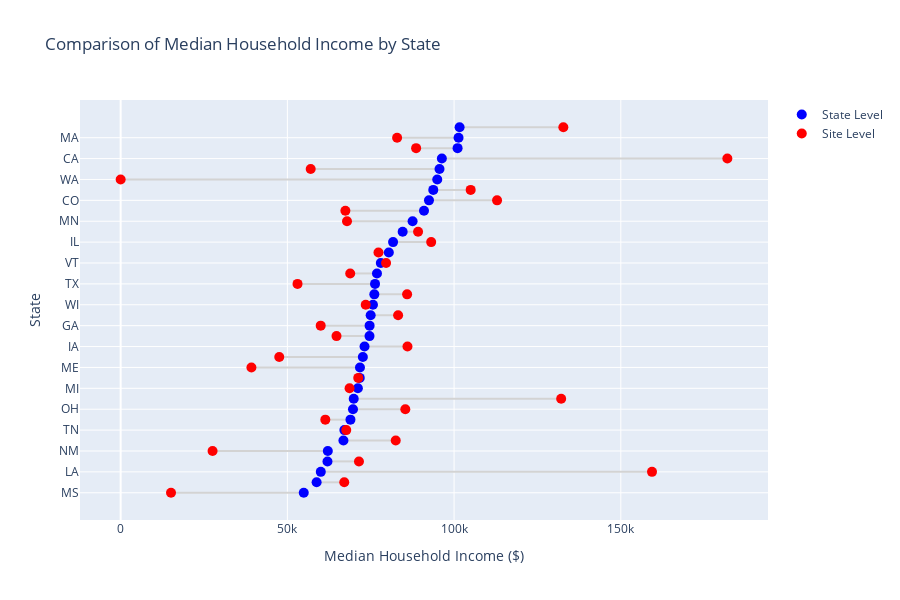

This figure's notebook cell:
### Code cell
comparison_df = comparison_df.sort_values('household_income_median_state')
# Create the lollipop plot
site_fig = go.Figure()

# Add lines connecting the two points
for i in range(len(comparison_df)):
    site_fig.add_trace(go.Scatter(
        x=[comparison_df.iloc[i]['household_income_median_state'], 
           comparison_df.iloc[i]['household_income_median_site']],
        y=[comparison_df.iloc[i]['state_abbrev'], comparison_df.iloc[i]['state_abbrev']],
        mode='lines',
        line=dict(color='lightgray', width=2),
        showlegend=False,
        hoverinfo='skip'
    ))

# Add points for statedf
site_fig.add_trace(go.Scatter(
    x=comparison_df['household_income_median_state'],
    y=comparison_df['state_abbrev'],
    mode='markers',
    name='State Level',
    marker=dict(size=10, color='blue'),
    hovertemplate='<b>%{y}</b><br>State: $%{x:,.0f}<extra></extra>'
))

# Add points for sitedf
site_fig.add_trace(go.Scatter(
    x=comparison_df['household_income_median_site'],
    y=comparison_df['state_abbrev'],
    mode='markers',
    name='Site Level',
    marker=dict(size=10, color='red'),
    hovertemplate='<b>%{y}</b><br>Site: $%{x:,.0f}<extra></extra>'
))

# Update layout
site_fig.update_layout(
    title='Comparison of Median Household Income by State',
    xaxis_title='Median Household Income ($)',
    yaxis_title='State',
    height=600,
    hovermode='closest',
    showlegend=True
)

site_fig.show()

### Figure 1 — Plotly figure (JSON) as saved in the notebook; plotly's stock layout.template omitted (floating-point values rounded to 4 significant figures)
{"data": [{"hoverinfo": "skip", "line": {"color": "lightgray", "width": 2}, "mode": "lines", "showlegend": false, "type": "scatter", "x": [54915, 15104], "y": ["MS", "MS"]}, {"hoverinfo": "skip", "line": {"color": "lightgray", "width": 2}, "mode": "lines", "showlegend": false, "type": "scatter", "x": [58773, 67063], "y": ["AR", "AR"]}, {"hoverinfo": "skip", "line": {"color": "lightgray", "width": 2}, "mode": "lines", "showlegend": false, "type": "scatter", "x": [60023, 159400.0], "y": ["LA", "LA"]}, {"hoverinfo": "skip", "line": {"color": "lightgray", "width": 2}, "mode": "lines", "showlegend": false, "type": "scatter", "x": [62027, 71468], "y": ["AL", "AL"]}, {"hoverinfo": "skip", "line": {"color": "lightgray", "width": 2}, "mode": "lines", "showlegend": false, "type": "scatter", "x": [62125, 27564], "y": ["NM", "NM"]}, {"hoverinfo": "skip", "line": {"color": "lightgray", "width": 2}, "mode": "lines", "showlegend": false, "type": "scatter", "x": [66818, 82501], "y": ["SC", "SC"]}, {"hoverinfo": "skip", "line": {"color": "lightgray", "width": 2}, "mode": "lines", "showlegend": false, "type": "scatter", "x": [67097, 67656], "y": ["TN", "TN"]}, {"hoverinfo": "skip", "line": {"color": "lightgray", "width": 2}, "mode": "lines", "showlegend": false, "type": "scatter", "x": [68920, 61382], "y": ["MO", "MO"]}, {"hoverinfo": "skip", "line": {"color": "lightgray", "width": 2}, "mode": "lines", "showlegend": false, "type": "scatter", "x": [69680, 85380.0], "y": ["OH", "OH"]}, {"hoverinfo": "skip", "line": {"color": "lightgray", "width": 2}, "mode": "lines", "showlegend": false, "type": "scatter", "x": [69904, 132100.0], "y": ["NC", "NC"]}, {"hoverinfo": "skip", "line": {"color": "lightgray", "width": 2}, "mode": "lines", "showlegend": false, "type": "scatter", "x": [71149, 68650.0], "y": ["MI", "MI"]}, {"hoverinfo": "skip", "line": {"color": "lightgray", "width": 2}, "mode": "lines", "showlegend": false, "type": "scatter", "x": [71711, 71260.0], "y": ["FL", "FL"]}, {"hoverinfo": "skip", "line": {"color": "lightgray", "width": 2}, "mode": "lines", "showlegend": false, "type": "scatter", "x": [71773, 39221], "y": ["ME", "ME"]}, {"hoverinfo": "skip", "line": {"color": "lightgray", "width": 2}, "mode": "lines", "showlegend": false, "type": "scatter", "x": [72639, 47568], "y": ["KS", "KS"]}, {"hoverinfo": "skip", "line": {"color": "lightgray", "width": 2}, "mode": "lines", "showlegend": false, "type": "scatter", "x": [73147, 86023], "y": ["IA", "IA"]}, {"hoverinfo": "skip", "line": {"color": "lightgray", "width": 2}, "mode": "lines", "showlegend": false, "type": "scatter", "x": [74636, 64741], "y": ["ID", "ID"]}, {"hoverinfo": "skip", "line": {"color": "lightgray", "width": 2}, "mode": "lines", "showlegend": false, "type": "scatter", "x": [74664, 59997], "y": ["GA", "GA"]}, {"hoverinfo": "skip", "line": {"color": "lightgray", "width": 2}, "mode": "lines", "showlegend": false, "type": "scatter", "x": [74985, 83220.0], "y": ["NE", "NE"]}, {"hoverinfo": "skip", "line": {"color": "lightgray", "width": 2}, "mode": "lines", "showlegend": false, "type": "scatter", "x": [75670, 73500], "y": ["WI", "WI"]}, {"hoverinfo": "skip", "line": {"color": "lightgray", "width": 2}, "mode": "lines", "showlegend": false, "type": "scatter", "x": [76081, 85910.0], "y": ["PA", "PA"]}, {"hoverinfo": "skip", "line": {"color": "lightgray", "width": 2}, "mode": "lines", "showlegend": false, "type": "scatter", "x": [76292, 53050.0], "y": ["TX", "TX"]}, {"hoverinfo": "skip", "line": {"color": "lightgray", "width": 2}, "mode": "lines", "showlegend": false, "type": "scatter", "x": [76872, 68843], "y": ["AZ", "AZ"]}, {"hoverinfo": "skip", "line": {"color": "lightgray", "width": 2}, "mode": "lines", "showlegend": false, "type": "scatter", "x": [78024, 79601], "y": ["VT", "VT"]}, {"hoverinfo": "skip", "line": {"color": "lightgray", "width": 2}, "mode": "lines", "showlegend": false, "type": "scatter", "x": [80426, 77321], "y": ["OR", "OR"]}, {"hoverinfo": "skip", "line": {"color": "lightgray", "width": 2}, "mode": "lines", "showlegend": false, "type": "scatter", "x": [81702, 93130.0], "y": ["IL", "IL"]}, {"hoverinfo": "skip", "line": {"color": "lightgray", "width": 2}, "mode": "lines", "showlegend": false, "type": "scatter", "x": [84578, 89200.0], "y": ["NY", "NY"]}, {"hoverinfo": "skip", "line": {"color": "lightgray", "width": 2}, "mode": "lines", "showlegend": false, "type": "scatter", "x": [87556, 67890.0], "y": ["MN", "MN"]}, {"hoverinfo": "skip", "line": {"color": "lightgray", "width": 2}, "mode": "lines", "showlegend": false, "type": "scatter", "x": [90974, 67400.0], "y": ["VA", "VA"]}, {"hoverinfo": "skip", "line": {"color": "lightgray", "width": 2}, "mode": "lines", "showlegend": false, "type": "scatter", "x": [92470, 112893], "y": ["CO", "CO"]}, {"hoverinfo": "skip", "line": {"color": "lightgray", "width": 2}, "mode": "lines", "showlegend": false, "type": "scatter", "x": [93760, 104974], "y": ["CT", "CT"]}, {"hoverinfo": "skip", "line": {"color": "lightgray", "width": 2}, "mode": "lines", "showlegend": false, "type": "scatter", "x": [94952, 0], "y": ["WA", "WA"]}, {"hoverinfo": "skip", "line": {"color": "lightgray", "width": 2}, "mode": "lines", "showlegend": false, "type": "scatter", "x": [95628, 56995], "y": ["NH", "NH"]}, {"hoverinfo": "skip", "line": {"color": "lightgray", "width": 2}, "mode": "lines", "showlegend": false, "type": "scatter", "x": [96334, 182000.0], "y": ["CA", "CA"]}, {"hoverinfo": "skip", "line": {"color": "lightgray", "width": 2}, "mode": "lines", "showlegend": false, "type": "scatter", "x": [101050, 88615], "y": ["NJ", "NJ"]}, {"hoverinfo": "skip", "line": {"color": "lightgray", "width": 2}, "mode": "lines", "showlegend": false, "type": "scatter", "x": [101341, 82910.0], "y": ["MA", "MA"]}, {"hoverinfo": "skip", "line": {"color": "lightgray", "width": 2}, "mode": "lines", "showlegend": false, "type": "scatter", "x": [101652, 132768], "y": ["MD", "MD"]}, {"hovertemplate": "<b>%{y}</b><br>State: $%{x:,.0f}<extra></extra>", "marker": {"color": "blue", "size": 10}, "mode": "markers", "name": "State Level", "type": "scatter", "x": [54920.0, 58770.0, 60020.0, 62030.0, 62120.0, 66820.0, 67100.0, 68920.0, 69680.0, 69900.0, 71150.0, 71710.0, 71770.0, 72640.0, 73150.0, 74640.0, 74660.0, 74980.0, 75670.0, 76080.0, 76290.0, 76870.0, 78020.0, 80430.0, 81700.0, 84580.0, 87560.0, 90970.0, 92470.0, 93760.0, 94950.0, 95630.0, 96330.0, 101000.0, 101300.0, 101700.0], "y": ["MS", "AR", "LA", "AL", "NM", "SC", "TN", "MO", "OH", "NC", "MI", "FL", "ME", "KS", "IA", "ID", "GA", "NE", "WI", "PA", "TX", "AZ", "VT", "OR", "IL", "NY", "MN", "VA", "CO", "CT", "WA", "NH", "CA", "NJ", "MA", "MD"]}, {"hovertemplate": "<b>%{y}</b><br>Site: $%{x:,.0f}<extra></extra>", "marker": {"color": "red", "size": 10}, "mode": "markers", "name": "Site Level", "type": "scatter", "x": [15100.0, 67060.0, 159400.0, 71470.0, 27560.0, 82500.0, 67660.0, 61380.0, 85380.0, 132100.0, 68650.0, 71260.0, 39220.0, 47570.0, 86020.0, 64740.0, 60000.0, 83220.0, 73500.0, 85910.0, 53050.0, 68840.0, 79600.0, 77320.0, 93130.0, 89200.0, 67890.0, 67400.0, 112900.0, 105000.0, 0.0, 57000.0, 182000.0, 88620.0, 82910.0, 132800.0], "y": ["MS", "AR", "LA", "AL", "NM", "SC", "TN", "MO", "OH", "NC", "MI", "FL", "ME", "KS", "IA", "ID", "GA", "NE", "WI", "PA", "TX", "AZ", "VT", "OR", "IL", "NY", "MN", "VA", "CO", "CT", "WA", "NH", "CA", "NJ", "MA", "MD"]}], "layout": {"height": 600, "hovermode": "closest", "showlegend": true, "title": {"text": "Comparison of Median Household Income by State"}, "xaxis": {"title": {"text": "Median Household Income ($)"}}, "yaxis": {"title": {"text": "State"}}}}
